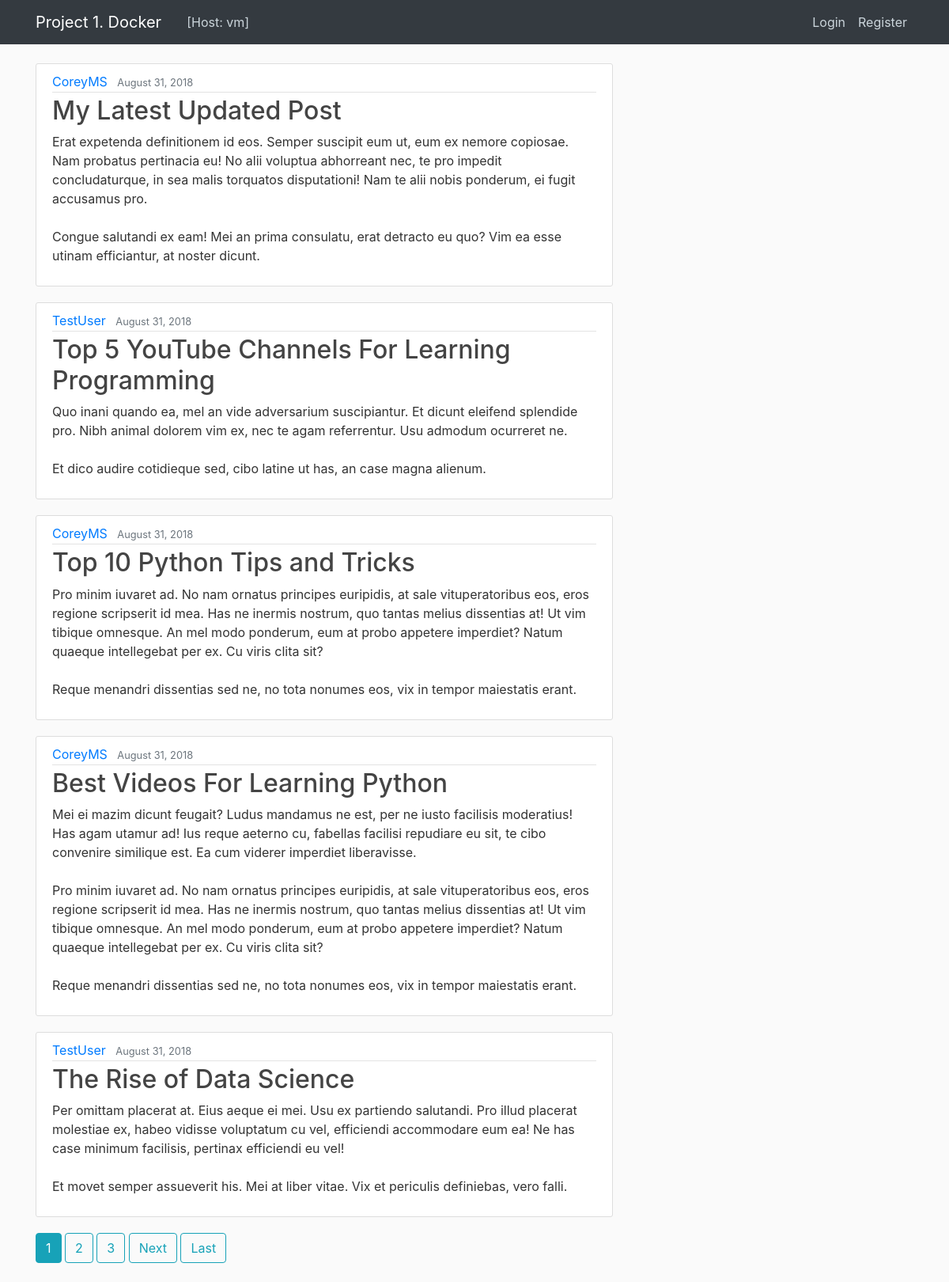
The page / on the database its author committed.
### blog/models.py (models this page shows, shortened)
class Post(models.Model):
    title = models.CharField(max_length=100)
    content = models.TextField()
    date_posted = models.DateTimeField(default=timezone.now)
    author = models.ForeignKey(User, on_delete=models.CASCADE)

### blog/views.py (the view)
# urls.py: path('', PostListView.as_view(), name='blog-home'),
class PostListView(ListView):
    model = Post
    template_name = 'blog/home.html'  # <app>/<model>_<viewtype>.html
    context_object_name = 'posts'
    ordering = ['-date_posted']
    paginate_by = 5
    extra_context = {
        'hostname': socket.gethostname()
    }

### blog/templates/blog/home.html (shortened to what this page needs)
{% extends "blog/base.html" %}
{% block content %}
{% for post in posts %}
<article class="media content-section">
  <div class="media-body">
    <div class="article-metadata">
      <a class="mr-2" href="#">{{ post.author }}</a>
      <small class="text-muted">{{ post.date_posted|date:"F d, Y" }}</small>
    </div>
    <h2><a class="article-title" href="{% url 'post-detail' post.id %}">{{ post.title }}</a></h2>
    <p class="article-content">{{ post.content }}</p>
  </div>
</article>
{% endfor %}
{% if is_paginated %}
{% for num in page_obj.paginator.page_range %}
{% if page_obj.number == num %}
<a class="btn btn-info mb-4" href="?page={{ num }}">{{ num }}</a>
{% elif num > page_obj.number|add:'-3' and num < page_obj.number|add:'3' %}
<a class="btn btn-outline-info mb-4" href="?page={{ num }}">{{ num }}</a>
{% endif %}
{% endfor %}
{% if page_obj.has_next %}
<a class="btn btn-outline-info mb-4" href="?page={{ page_obj.next_page_number }}">Next</a>
<a class="btn btn-outline-info mb-4" href="?page={{ page_obj.paginator.num_pages }}">Last</a>
{% endif %}
{% endif %}
{% endblock content %}

### blog/templates/blog/base.html (shortened to what this page needs)
{% load static %}
<!DOCTYPE html>
<html>
<head>
  <link rel="stylesheet" href="https://maxcdn.bootstrapcdn.com/bootstrap/4.0.0/css/bootstrap.min.css"
>
  <link rel="stylesheet" type="text/css" href="{% static 'blog/main.css' %}">
</head>
<body>
  <header class="site-header">
    <nav class="navbar navbar-expand-md navbar-dark bg-dark fixed-top">
      <div class="container">
        <a class="navbar-brand mr-4" href="{% url 'blog-home' %}">Project 1. Docker</a>
        <div class="collapse navbar-collapse" id="navbarToggle">
          <div class="navbar-nav mr-auto">
            <a class="nav-item nav-link" href="#">[Host: {{ hostname }}]</a>
          </div>
          <div class="navbar-nav">
            {% if user.is_authenticated %}
            <a class="nav-item nav-link" href="{% url 'post-create' %}">New Post</a>
            <a class="nav-item nav-link" href="{% url 'logout' %}">Logout</a>
            {% else %}
            <a class="nav-item nav-link" href="{% url 'login' %}">Login</a>
            <a class="nav-item nav-link" href="{% url 'register' %}">Register</a>
            {% endif %}
          </div>
        </div>
      </div>
    </nav>
  </header>
  <main role="main" class="container">
    <div class="row">
      <div class="col-md-8">
        {% block content %}{% endblock %}
      </div>
    </div>
  </main>
</body>
</html>

### blog/static/blog/main.css (style rules this page uses)
body { background: #fafafa; color: #333333; margin-top: 5rem; }
h1, h2, h3, h4, h5, h6 { color: #444444; }
.site-header .navbar-nav .nav-link { color: #cbd5db; }
.content-section { background: #ffffff; padding: 10px 20px; border: 1px solid #dddddd; border-radius: 3px; margin-bottom: 20px; }
.article-title { color: #444444; }
.article-content { white-space: pre-line; }
.article-metadata { padding-bottom: 1px; margin-bottom: 4px; border-bottom: 1px solid #e3e3e3 }

### rows shown on the page
Post: author "CoreyMS", date_posted "August 31, 2018", title "My Latest Updated Post", content "Erat expetenda definitionem id eos. Semper suscipit eum ut, eum ex nemore copiosae. Nam probatus pertinacia eu! No alii voluptua abhorreant nec, te pro impedit concludaturque, in sea malis torquatos disputationi! Nam te alii nobis ponderum, ei fugit accusamus pro. Congue salutandi ex eam! Mei an prima consulatu, erat detracto eu quo? Vim ea esse utinam efficiantur, at noster dicunt."
Post: author "TestUser", date_posted "August 31, 2018", title "Top 5 YouTube Channels For Learning Programming", content "Quo inani quando ea, mel an vide adversarium suscipiantur. Et dicunt eleifend splendide pro. Nibh animal dolorem vim ex, nec te agam referrentur. Usu admodum ocurreret ne. Et dico audire cotidieque sed, cibo latine ut has, an case magna alienum."
Post: author "CoreyMS", date_posted "August 31, 2018", title "Top 10 Python Tips and Tricks", content "Pro minim iuvaret ad. No nam ornatus principes euripidis, at sale vituperatoribus eos, eros regione scripserit id mea. Has ne inermis nostrum, quo tantas melius dissentias at! Ut vim tibique omnesque. An mel modo ponderum, eum at probo appetere imperdiet? Natum quaeque intellegebat per ex. Cu viris clita sit? Reque menandri dissentias sed ne, no tota nonumes eos, vix in tempor maiestatis erant."
Post: author "CoreyMS", date_posted "August 31, 2018", title "Best Videos For Learning Python", content "Mei ei mazim dicunt feugait? Ludus mandamus ne est, per ne iusto facilisis moderatius! Has agam utamur ad! Ius reque aeterno cu, fabellas facilisi repudiare eu sit, te cibo convenire similique est. Ea cum viderer imperdiet liberavisse. Pro minim iuvaret ad. No nam ornatus principes euripidis, at sale vituperatoribus eos, eros regione scripserit id mea. Has ne inermis nostrum, quo tantas melius dissentias at! Ut vim tibique omnesque. An mel modo ponderum, eum at probo appetere imperdiet? Natum quaeque intellegebat per ex. Cu viris clita sit? Reque menandri dissentias sed ne, no tota nonumes eos, vix in tempor maiestatis erant."
Post: author "TestUser", date_posted "August 31, 2018", title "The Rise of Data Science", content "Per omittam placerat at. Eius aeque ei mei. Usu ex partiendo salutandi. Pro illud placerat molestiae ex, habeo vidisse voluptatum cu vel, efficiendi accommodare eum ea! Ne has case minimum facilisis, pertinax efficiendi eu vel! Et movet semper assueverit his. Mei at liber vitae. Vix et periculis definiebas, vero falli."

### other values the page prints
{{ hostname }} "vm"
{{ num }} "1"
{{ num }} "2" "3"
